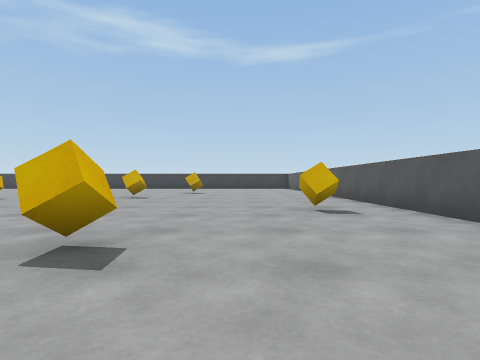
[1] (above)

22 first-person views from a walk through a 3-D level made in the Unity game engine. The camera is 0.58 m above the floor, looks level and sees 80° across. The floor is counted in squares, 1 m on a side. Each view is taken from the middle of a square. On the plan, view 1 faces up. The plan holds only what a view shows up to about 9 squares ahead; the rest is blank. The place goes on beyond the plan. The player is left out.

[2]
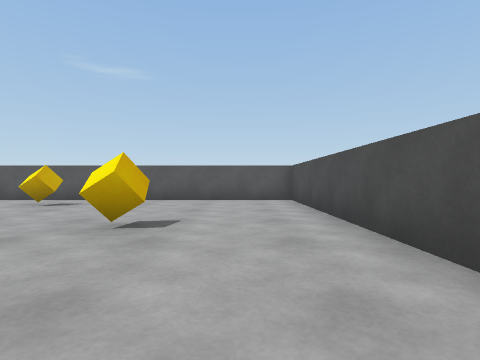

[3]
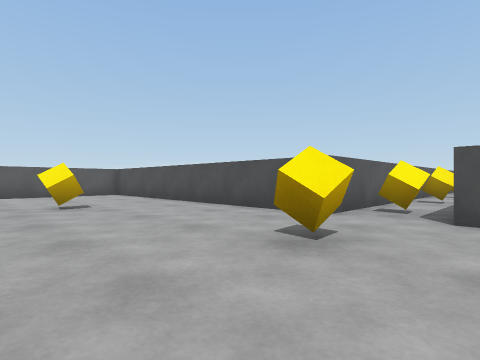

[4]
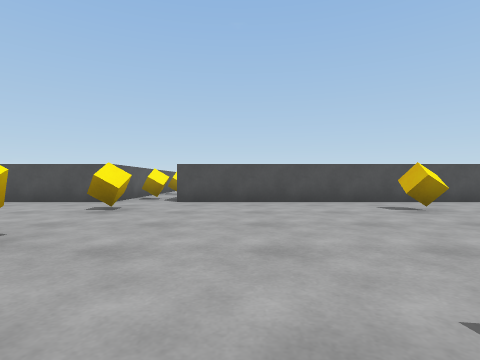

[5]
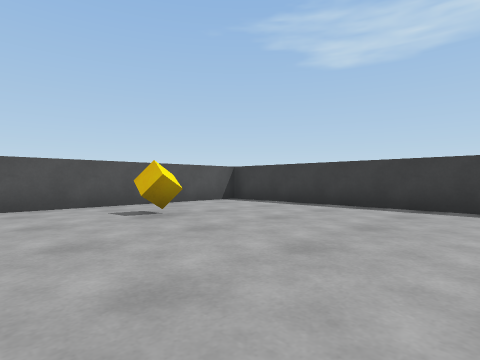

[6]
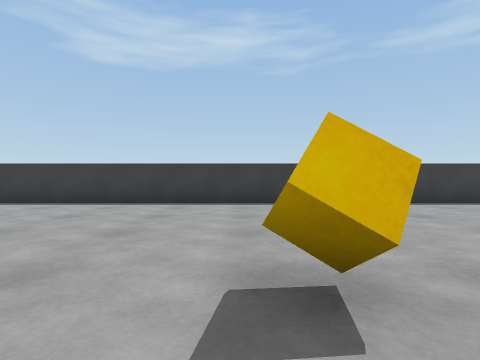

[7]
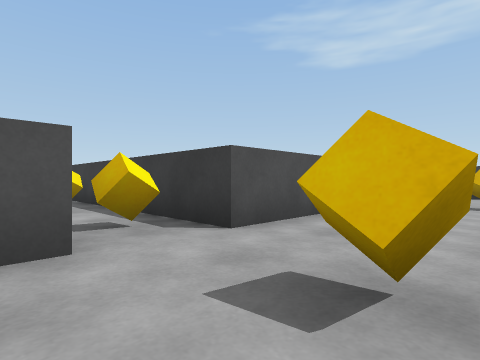

[8]
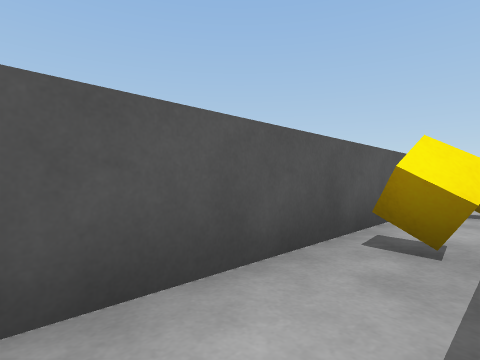

[9]
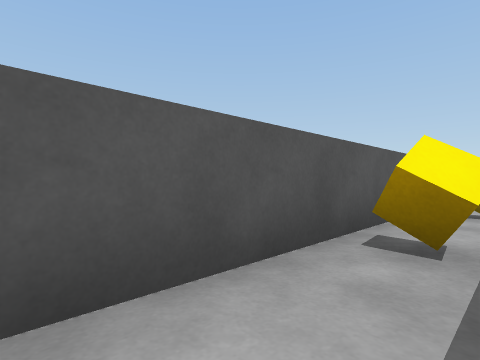

[10]
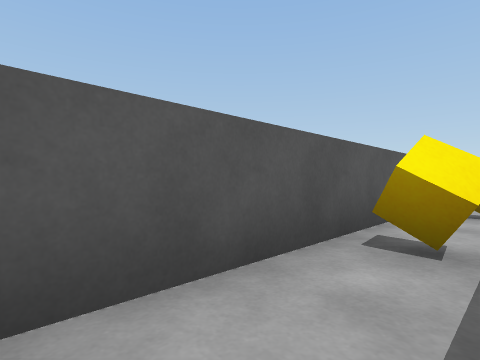

[11]
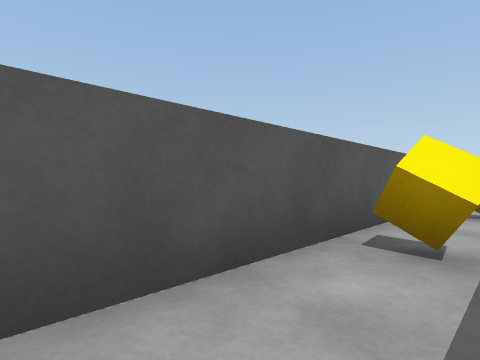

[12]
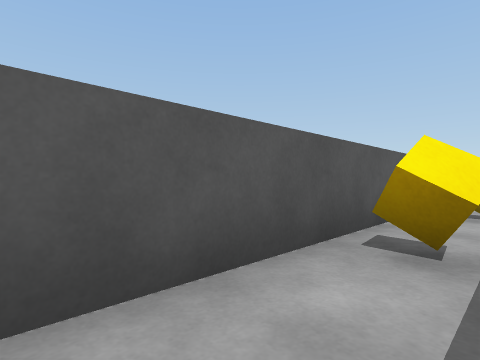

[13]
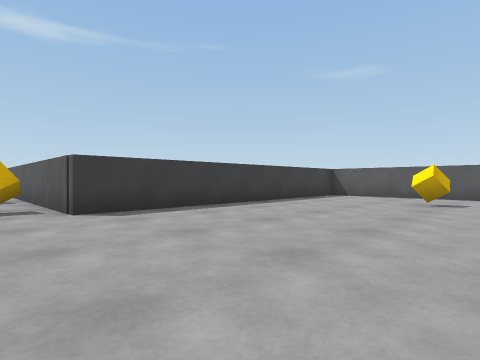

[14]
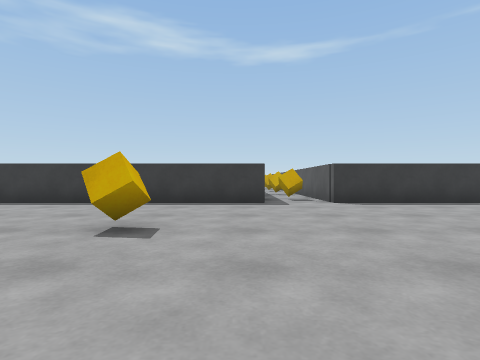

[15]
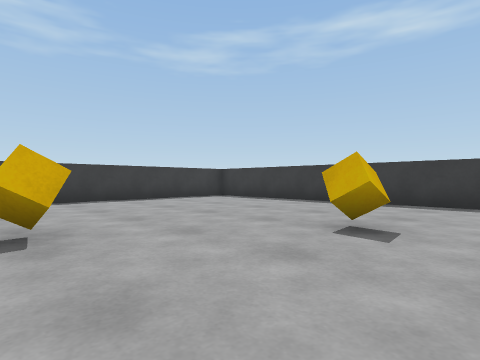

[16]
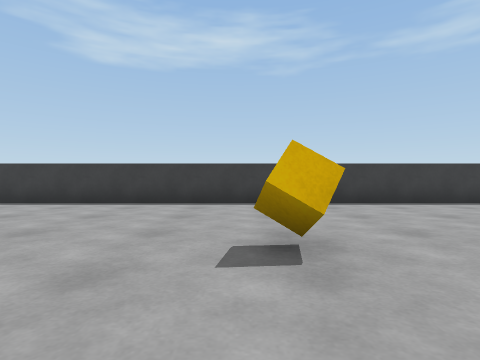

[17]
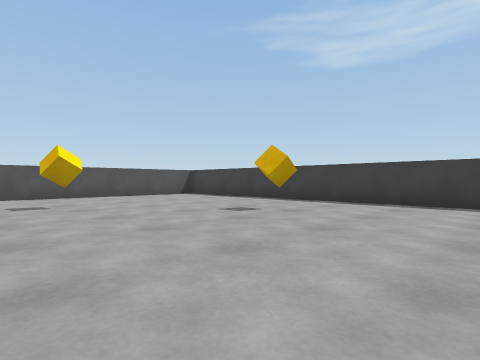

[18]
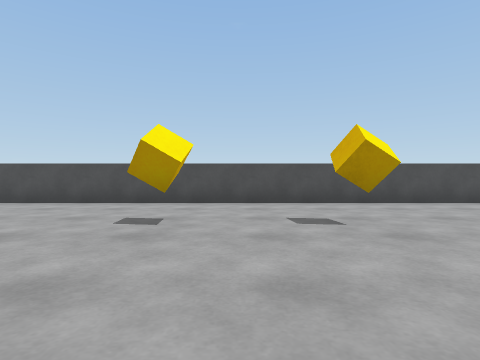

[19]
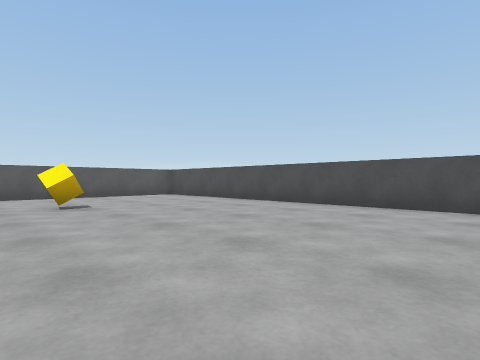

[20]
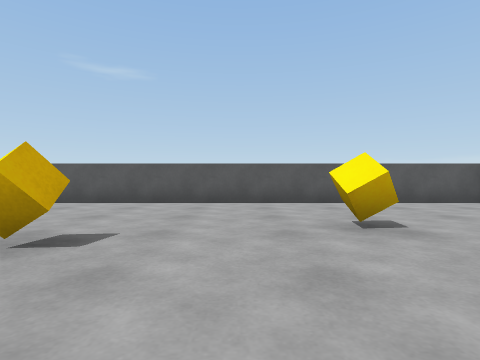

[21]
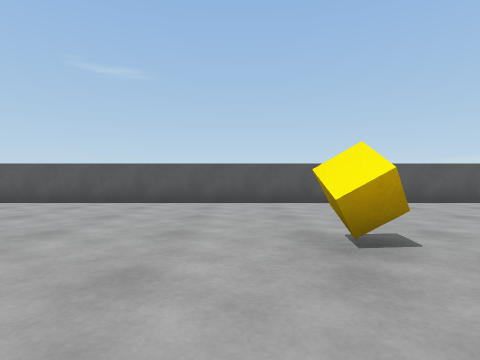

[22]
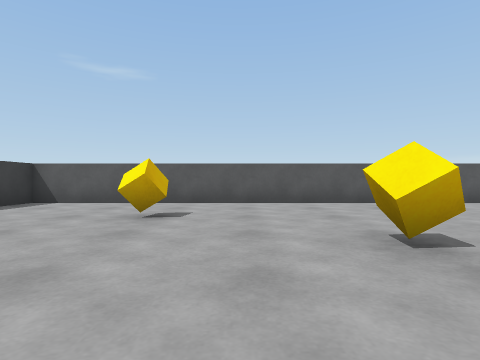

### Floor plan
Points are (right, up) in squares from view 1. A wall is a line through its corners. A room is listed if a view was taken in it or the views show most of it. See-through windows are left out.
Room 1 (views 1, 2, 3, 4, 5, 6, 7, 8, 9, 10, 11, 12)
walls: (-5.8, -0.5) (3.3, -0.5) (3.3, 7.5); (-7.4, -4.6) (-7.4, -6.8); (-16.3, 7.4) (-16.3, -0.5) (-7.4, -0.5) (-7.4, -2.9); (-5.7, -20.8) (-5.7, -1)
ways out: opening at (-6.5, -20) to room 2
objects: cube (-12, 2); cube (-10, 7); cube (-6, -19); cube (-6, -16); cube (-6, -13); cube (-6, -10); cube (-6, -7); cube (-6, -4); cube (-6, -1); cube (-6, 2); cube (-6, 5); cube (-1, 3); cube (2, 6)
Room 2 (views 13, 14, 15, 16, 17, 18, 19, 20, 21, 22)
walls: (-7.4, -20.8) (-14.1, -20.8); (0.5, -20.8) (-5.7, -20.8); (-16.3, -21.9) (-16.3, -35.5); (-15.1, -40.3) (-0.5, -40.3); (3.3, -40.1) (3.3, -20.8) (2.2, -20.8)
ways out: opening at (-6.5, -20) to room 1
objects: cube (-14, -33); cube (-11, -36); cube (-11, -27); cube (-9, -24); cube (-8, -36); cube (-1, -32); cube (-1, -27); cube (0, -35); cube (1, -24)

Where each view was taken, in squares from view 1:
view 1: 0 up, 0 right, facing up
view 2: 1 up, 5 left, facing right
view 3: 4 up, 8 left, facing down-right
view 4: 7 up, 9 left, facing down
view 5: 6 up, 10 left, facing down-left
view 6: 6 up, 9 left, facing left
view 7: 2 up, 5 left, facing down-left
view 8: 2 down, 7 left, facing down-right
view 9: 5 down, 7 left, facing down-right
view 10: 8 down, 7 left, facing down-right
view 11: 11 down, 7 left, facing down-right
view 12: 14 down, 7 left, facing down-right
view 13: 26 down, 7 left, facing up-right
view 14: 28 down, 8 left, facing up
view 15: 28 down, 8 left, facing up-left
view 16: 28 down, 9 left, facing left
view 17: 30 down, 9 left, facing down-left
view 18: 33 down, 9 left, facing down
view 19: 34 down, 7 left, facing down-right
view 20: 34 down, 4 left, facing right
view 21: 31 down, 4 left, facing right
view 22: 26 down, 4 left, facing right
